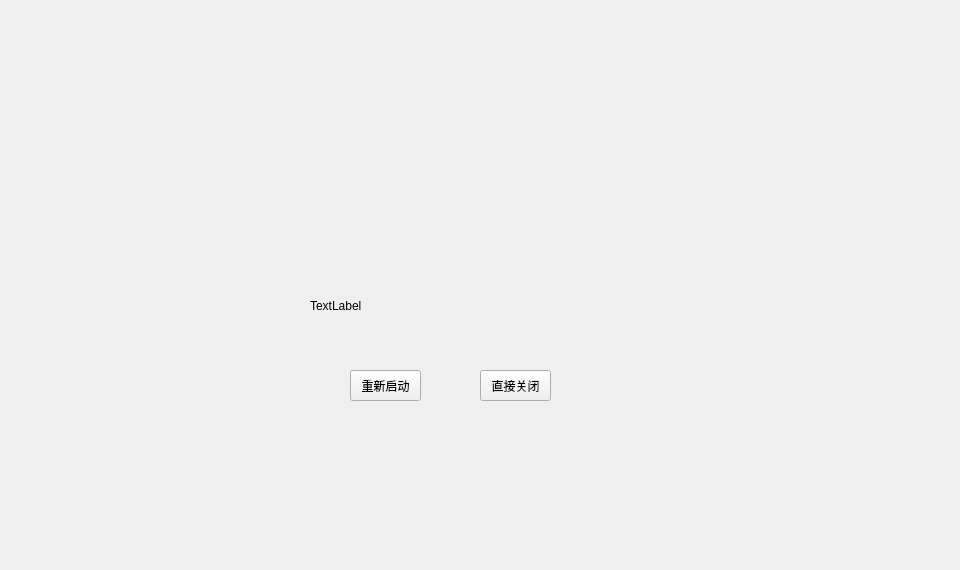
<?xml version="1.0" encoding="UTF-8"?>
<ui version="4.0">
 <class>UpdateWidget</class>
 <widget class="QWidget" name="UpdateWidget">
  <property name="geometry">
   <rect>
    <x>0</x>
    <y>0</y>
    <width>960</width>
    <height>570</height>
   </rect>
  </property>
  <property name="windowTitle">
   <string>Form</string>
  </property>
  <widget class="QLabel" name="label">
   <property name="geometry">
    <rect>
     <x>238</x>
     <y>130</y>
     <width>470</width>
     <height>320</height>
    </rect>
   </property>
   <property name="text">
    <string/>
   </property>
  </widget>
  <widget class="QLabel" name="label_logo">
   <property name="geometry">
    <rect>
     <x>305</x>
     <y>190</y>
     <width>100</width>
     <height>66</height>
    </rect>
   </property>
   <property name="text">
    <string/>
   </property>
  </widget>
  <widget class="QToolButton" name="toolButton_restart">
   <property name="geometry">
    <rect>
     <x>350</x>
     <y>370</y>
     <width>71</width>
     <height>31</height>
    </rect>
   </property>
   <property name="text">
    <string>重新启动</string>
   </property>
  </widget>
  <widget class="QToolButton" name="toolButton_close">
   <property name="geometry">
    <rect>
     <x>480</x>
     <y>370</y>
     <width>71</width>
     <height>31</height>
    </rect>
   </property>
   <property name="text">
    <string>直接关闭</string>
   </property>
  </widget>
  <widget class="QLabel" name="update">
   <property name="geometry">
    <rect>
     <x>310</x>
     <y>290</y>
     <width>291</width>
     <height>31</height>
    </rect>
   </property>
   <property name="styleSheet">
    <string notr="true">font: 14pt &quot;Microsoft YaHei UI&quot;;</string>
   </property>
   <property name="text">
    <string>TextLabel</string>
   </property>
  </widget>
 </widget>
 <resources/>
 <connections/>
</ui>
